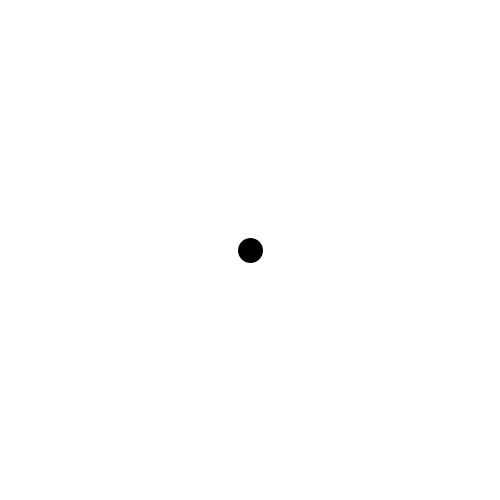
Frame 1 (no input)
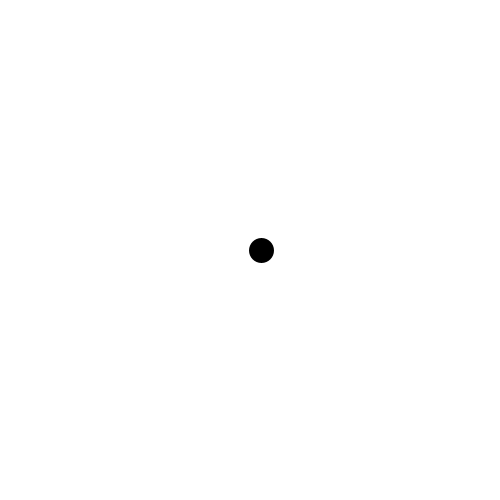
Frame 60 (the mouse pressed at the canvas centre just before this capture)
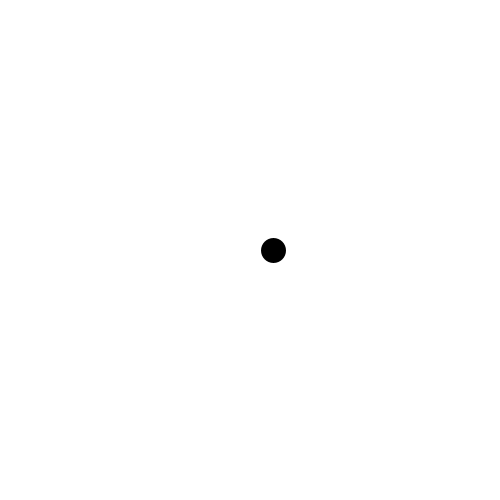
Frame 120 (the mouse held since frame 60 and released just before this capture)

The Processing sketch that drew these frames (run headless with seeded random() and noise(); from frame 60 on, the mouse is pressed at the canvas centre):

// Processing sketch: ruchBrowna01
// ── ruchBrowna01.pde
void setup()
{
  size(500, 500);
  background(255);
  strokeWeight(25);
}

float x = 250;
void draw()
{
  background(255);
  point(x, 250);
  x = x + 0.2;
}
